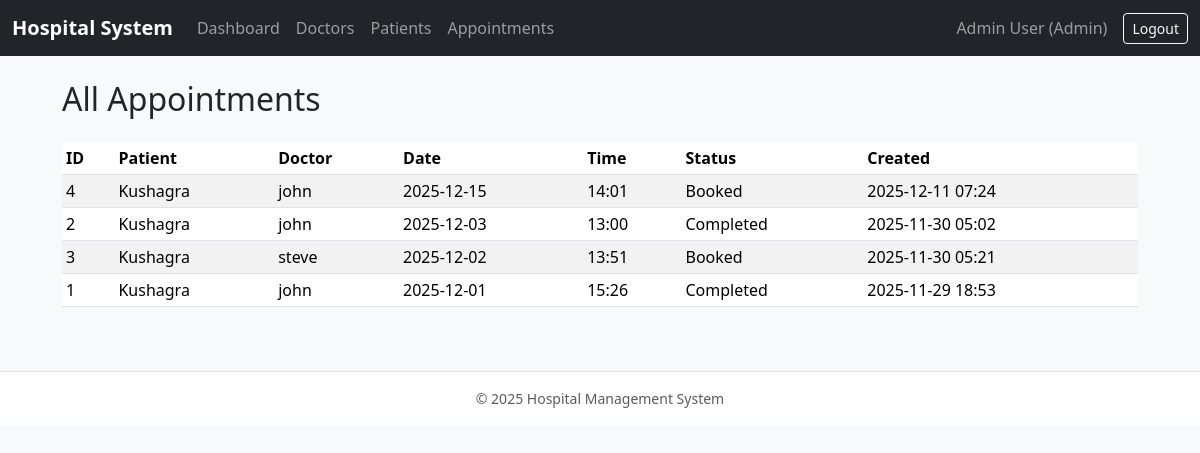
The app's page /admin/appointments (signed in) with its own data.
### app.py (models this page shows, shortened)
class User(UserMixin, db.Model):
    __tablename__ = "users"
    id = db.Column(db.Integer, primary_key=True)
    username = db.Column(db.String(80), unique=True, nullable=False)
    name = db.Column(db.String(120), nullable=False)
    email = db.Column(db.String(120), unique=True, nullable=False)
    phone = db.Column(db.String(20))
    password_hash = db.Column(db.String(128), nullable=False)
    role = db.Column(db.String(20), nullable=False)  # admin / doctor / patient
    is_active_user = db.Column(db.Boolean, default=True)
    doctor_profile = db.relationship("DoctorProfile", backref="user", uselist=False)
    patient_profile = db.relationship("PatientProfile", backref="user", uselist=False)
    @property
    def is_active(self):
        return self.is_active_user

class Appointment(db.Model):
    __tablename__ = "appointments"
    id = db.Column(db.Integer, primary_key=True)
    patient_id = db.Column(db.Integer, db.ForeignKey("patient_profiles.id"), nullable=False)
    doctor_id = db.Column(db.Integer, db.ForeignKey("doctor_profiles.id"), nullable=False)
    date = db.Column(db.Date, nullable=False)
    time = db.Column(db.Time, nullable=False)
    token = db.Column(db.Integer)  #  added
    status = db.Column(db.String(20), default="Booked")  # Booked / Completed / Cancelled
    created_at = db.Column(db.DateTime, default=datetime.utcnow)
    updated_at = db.Column(db.DateTime, default=datetime.utcnow, onupdate=datetime.utcnow)
    treatment = db.relationship("Treatment", backref="appointment", uselist=False)
    __table_args__ = (
        db.UniqueConstraint("doctor_id", "date", "time", name="uix_doctor_datetime"),
    )

### app.py (the view)
@app.route("/admin/appointments")
@login_required
@role_required("admin")
def admin_appointments():
    appts = Appointment.query.order_by(
        Appointment.date.desc(),
        Appointment.time.desc()
    ).all()
    return render_template("admin/appointments.html", appointments=appts)

### app.py (called while the page is built)
@login_manager.user_loader
def load_user(user_id):
    return User.query.get(int(user_id))

def role_required(*roles):
    def decorator(view):
        @wraps(view)
        def wrapper(*args, **kwargs):
            if not current_user.is_authenticated:
                return login_manager.unauthorized()
            if current_user.role not in roles:
                abort(403)
            return view(*args, **kwargs)
        return wrapper
    return decorator

@app.context_processor
def inject_datetime():
    return {"datetime": datetime}

### templates/admin/appointments.html (shortened to what this page needs)
{% extends "base.html" %}
{% block content %}
<h2 class="mb-4">All Appointments</h2>
{% if appointments %}
<div class="table-responsive">
    <table class="table table-striped table-sm align-middle">
        <thead>
            <tr>
                <th>ID</th>
                <th>Patient</th>
                <th>Doctor</th>
                <th>Date</th>
                <th>Time</th>
                <th>Status</th>
                <th>Created</th>
            </tr>
        </thead>
        <tbody>
            {% for ap in appointments %}
            <tr>
                <td>{{ ap.id }}</td>
                <td>{{ ap.patient.user.name }}</td>
                <td>{{ ap.doctor.user.name }}</td>
                <td>{{ ap.date.strftime('%Y-%m-%d') }}</td>
                <td>{{ ap.time.strftime('%H:%M') }}</td>
                <td>{{ ap.status }}</td>
                <td>{{ ap.created_at.strftime('%Y-%m-%d %H:%M') }}</td>
            </tr>
            {% endfor %}
        </tbody>
    </table>
</div>
{% else %}
<p class="text-muted">No appointments found.</p>
{% endif %}
{% endblock %}

### templates/base.html (shortened to what this page needs)
<!doctype html>
<html lang="en">
<head>
    <link
      href="https://cdn.jsdelivr.net/npm/bootstrap@5.3.3/dist/css/bootstrap.min.css"
      rel="stylesheet"
    >
    <link rel="stylesheet" href="{{ url_for('static', filename='css/style.css') }}">
</head>
<body>
<nav class="navbar navbar-expand-lg navbar-dark bg-dark">
    <div class="container-fluid">
        <a class="navbar-brand" href="{{ url_for('index') }}">Hospital System</a>
        <div class="collapse navbar-collapse" id="navbarNav">
            {% if current_user.is_authenticated %}
                <ul class="navbar-nav me-auto mb-2 mb-lg-0">
                    {% if current_user.role == 'admin' %}
                        <li class="nav-item">
                            <a class="nav-link" href="{{ url_for('admin_dashboard') }}">Dashboard</a>
                        </li>
                        <li class="nav-item">
                            <a class="nav-link" href="{{ url_for('admin_doctors') }}">Doctors</a>
                        </li>
                        <li class="nav-item">
                            <a class="nav-link" href="{{ url_for('admin_patients') }}">Patients</a>
                        </li>
                        <li class="nav-item">
                            <a class="nav-link" href="{{ url_for('admin_appointments') }}">Appointments</a>
                        </li>
                    {% endif %}
                </ul>
                <span class="navbar-text me-3">
                    {{ current_user.name }} ({{ current_user.role|capitalize }})
                </span>
                <a class="btn btn-outline-light btn-sm" href="{{ url_for('logout') }}">Logout</a>
            {% endif %}
        </div>
    </div>
</nav>
<div class="container mt-4">
    {% block content %}{% endblock %}
</div>
<footer class="mt-5 py-3 border-top text-center text-muted small">
    &copy; {{ datetime.utcnow().year }} Hospital Management System
</footer>
</body>
</html>

### static/css/style.css (style rules this page uses)
body { background-color: #f8f9fa; }
.navbar-brand { font-weight: 600; }
.container { max-width: 1100px; }
table.table-sm td, table.table-sm th { vertical-align: middle; }
footer { background-color: #ffffff; }

### records on screen
User: name "Admin User", role "Admin"
Appointment: id "4", patient.user.name "Kushagra", doctor.user.name "john", date "2025-12-15", time "14:01", status "Booked", created_at "2025-12-11 07:24"
Appointment: id "2", patient.user.name "Kushagra", doctor.user.name "john", date "2025-12-03", time "13:00", status "Completed", created_at "2025-11-30 05:02"
Appointment: id "3", patient.user.name "Kushagra", doctor.user.name "steve", date "2025-12-02", time "13:51", status "Booked", created_at "2025-11-30 05:21"
Appointment: id "1", patient.user.name "Kushagra", doctor.user.name "john", date "2025-12-01", time "15:26", status "Completed", created_at "2025-11-29 18:53"
